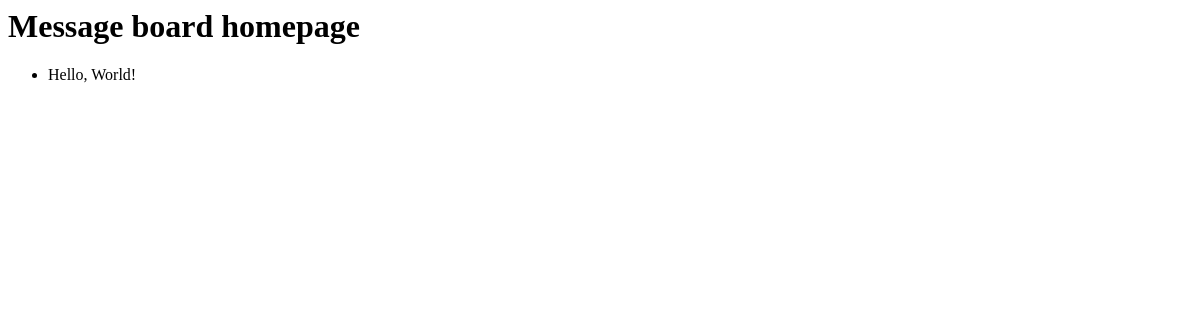
Before: / with the older database file.
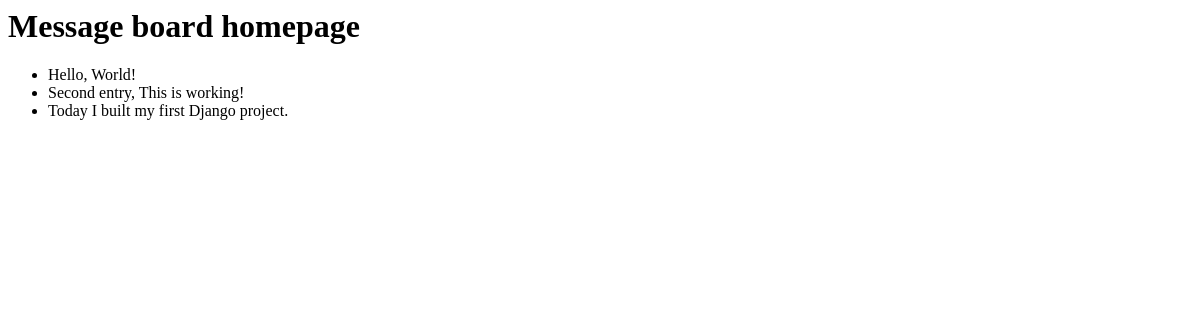
After: the same page with the newer database file.
### posts/models.py (models this page shows, shortened)
class Post(models.Model):
    text = models.TextField()

### posts/views.py (the view)
# urls.py: path("", HomePageView.as_view(), name="home")
class HomePageView(ListView):
    model = Post
    template_name = "home.html"
    context_object_name = "all_posts_list"

### templates/home.html (shortened to what this page needs)
<h1>Message board homepage</h1>
<ul>
    {% for post in all_posts_list %}
        <li>
            {{ post.text }}
        </li>
    {% endfor %}
</ul>

Changed rows visible on the page:
added Post: text "Second entry, This is working!"
added Post: text "Today I built my first Django project."
